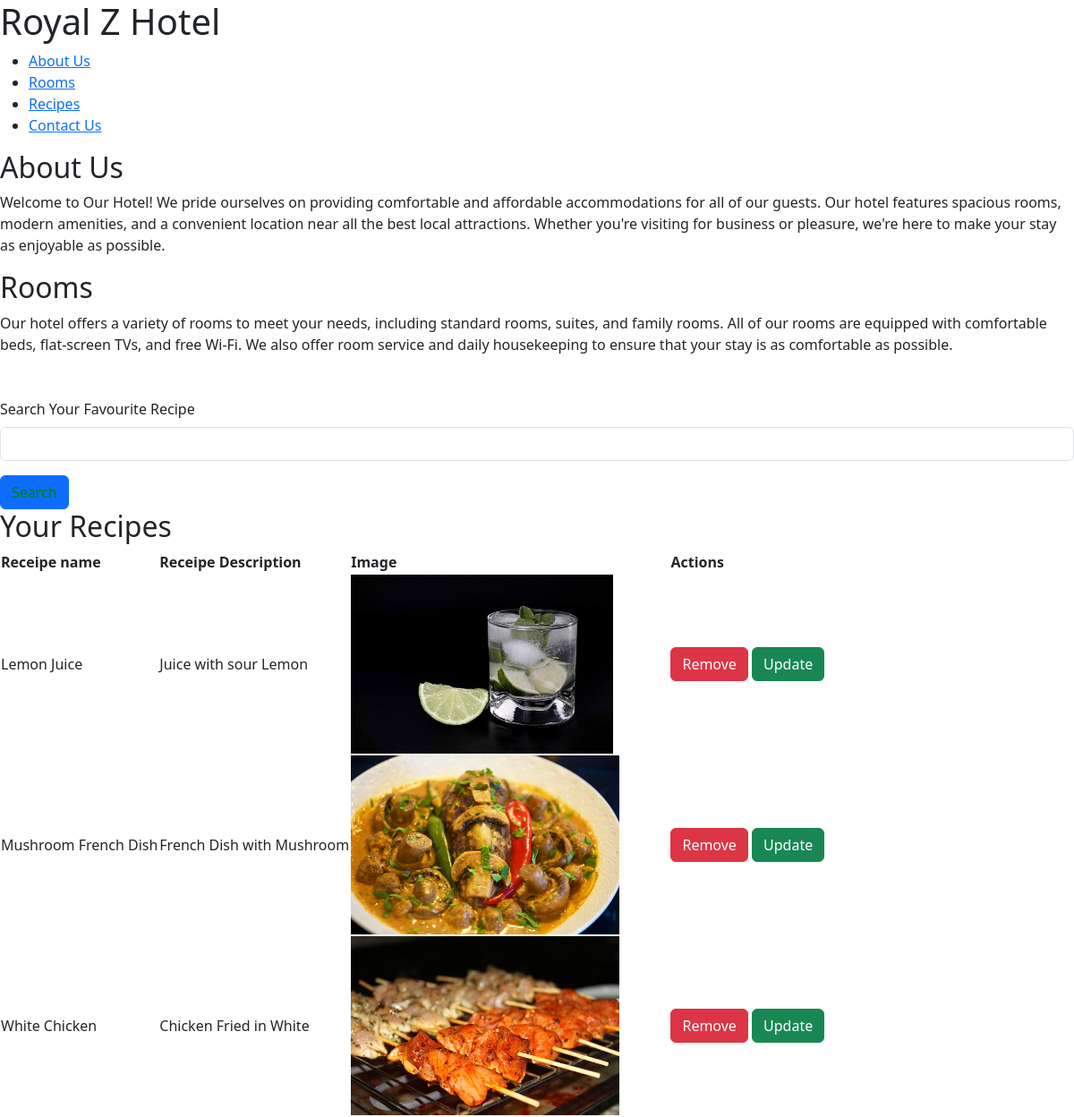
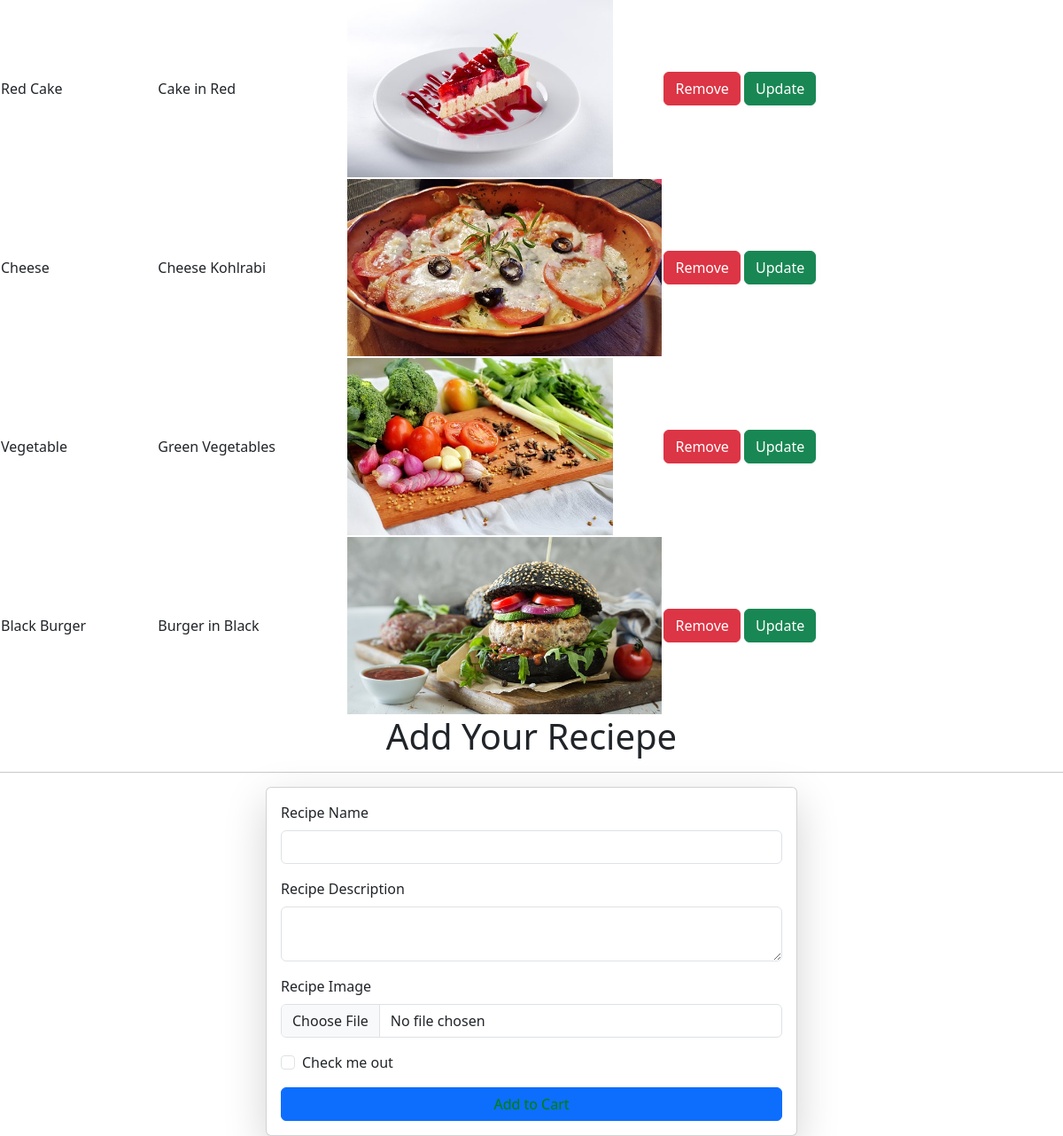
Screenshot of /receipes/ with the database file from the repository (2 pictures, top to bottom).
### vege/models.py (models this page shows)
class Receipe(models.Model):
    user = models.ForeignKey(User, on_delete=models.SET_NULL, null=True)
    receipe_name = models.CharField(max_length=100)
    receipe_description = models.TextField()
    receipe_image = models.ImageField(upload_to="receipe")

### vege/views.py (the view)
# urls.py: path('receipes/', receipes, name="receipes"),
def receipes(request):
    if request.method == "POST":
        return _extracted_from_receipes_3(request)
    quaryset = Receipe.objects.all()
    if request.GET.get('search'):
        quaryset = quaryset.filter(receipe_name_icontains = request.GET.get('search'))
    context = {"receipes": quaryset}
    return render(request, "receipes.html", context)

### vege/templates/receipes.html (shortened to what this page needs)
<!DOCTYPE html>
<html>
  <head>
    <link href="https://cdn.jsdelivr.net/npm/bootstrap@5.3.0-alpha3/dist/css/bootstrap.min.css" rel="stylesheet">
</head>
  </head>
  <body>
    <h1> Royal Z Hotel</h1>
    <nav>
      <ul>
        <li><a href="#about">About Us</a></li>
        <li><a href="#rooms">Rooms</a></li>
        <li><a href="#recipes">Recipes</a></li>
        <li><a href="#contact">Contact Us</a></li>
      </ul>
    </nav>
    <section id="about">
      <h2>About Us</h2>
      <p>Welcome to Our Hotel! We pride ourselves on providing comfortable and affordable accommodations for all of our guests. Our hotel features spacious rooms, modern amenities, and a convenient location near all the best local attractions. Whether you're visiting for business or pleasure, we're here to make your stay as enjoyable as possible.</p>
    </section>
    <section id="rooms">
      <h2>Rooms</h2>
      <p>Our hotel offers a variety of rooms to meet your needs, including standard rooms, suites, and family rooms. All of our rooms are equipped with comfortable beds, flat-screen TVs, and free Wi-Fi. We also offer room service and daily housekeeping to ensure that your stay is as comfortable as possible.</p>
    </section>
    <div class="mt-5">
      <div class="mx-auto-col-6">
        <div class="mb-3">
          <label for="exampleInputEmail1" class="form-label" style="text-align: center;"> Search Your Favourite Recipe </label>
          <input name="search" type="text" class="form-control" required>
        </div>
        <button style="color: green" type="submit" class="btn btn-primary"> Search </button>
      </div>
    </div>
    </head>
    <section id="recipes">
      <h2> Your Recipes </h2>
      <table>
        <thead>
          <tr>
            <th> Receipe name </th>
            <th> Receipe Description </th>
            <th> Image </th>
            <th> Actions </th>
          </tr>
        </thead>
        <tbody>
          {% for receipe in receipes %}
          <tr>
            <td> {{ receipe.receipe_name }} </td>
            <td> {{ receipe.receipe_description}} </td>
            <td>
              <img src="/media/{{ receipe.receipe_image }}" style="height: 200px;" alt="Sorry, Image not found!">
              <td>
                <a href="/delete-receipe/{{receipe.id}}" class="btn btn-danger"> Remove </a>
                <a href="/update-receipe/{{receipe.id}}" class="btn btn-success"> Update </a>
              </td>
            </td>
          </tr>
          {% endfor %}
        </tbody>
      </table>
    </section>
    <h1 style="text-align: center;"> Add Your Reciepe </h1>
    <hr>
    <form class="col-6 mx-auto card p-3 shadow-lg" method="post" enctype="multipart/form-data">
        <div class="mb-3">
          <label for="exampleInputEmail1" class="form-label"> Recipe Name </label>
          <input name="receipe_name" type="text" class="form-control" required>
        </head>
        </div>
        <div class="mb-3">
          <label for="exampleInputPassword1" class="form-label" required> Recipe Description </label>
          <textarea required class="form-control"  name="receipe_description"> </textarea>
        </div>
        <div class="mb-3">
          <label for="exampleInputPassword1" class="form-label" required> Recipe Image </label>
          <input name="receipe_image" type="file" class="form-control" required>
        </div>
        <div class="mb-3 form-check">
          <input type="checkbox" class="form-check-input" id="exampleCheck1">
          <label class="form-check-label" for="exampleCheck1"> Check me out </label>
        </div>
        <button style="color: green" type="submit" class="btn btn-primary"> Add to Cart </button>
      </form>
</body>
</html>

### rows the page displays
Receipe: receipe_name "Lemon Juice", receipe_description "Juice with sour Lemon", receipe_image (picture)
Receipe: receipe_name "Mushroom French Dish", receipe_description "French Dish with Mushroom", receipe_image (picture)
Receipe: receipe_name "White Chicken", receipe_description "Chicken Fried in White", receipe_image (picture)
Receipe: receipe_name "Red Cake", receipe_description "Cake in Red", receipe_image (picture)
Receipe: receipe_name "Cheese", receipe_description "Cheese Kohlrabi", receipe_image (picture)
Receipe: receipe_name "Vegetable", receipe_description "Green Vegetables", receipe_image (picture)
Receipe: receipe_name "Black Burger", receipe_description "Burger in Black", receipe_image (picture)
